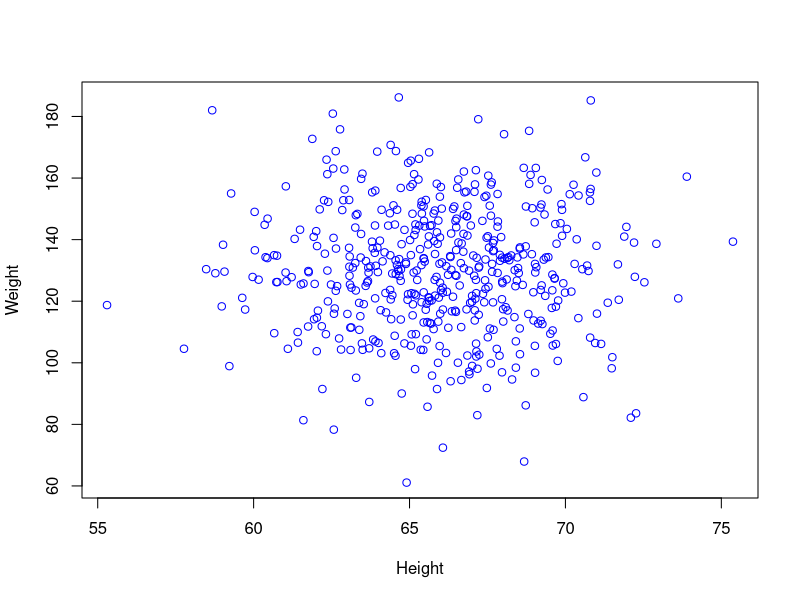
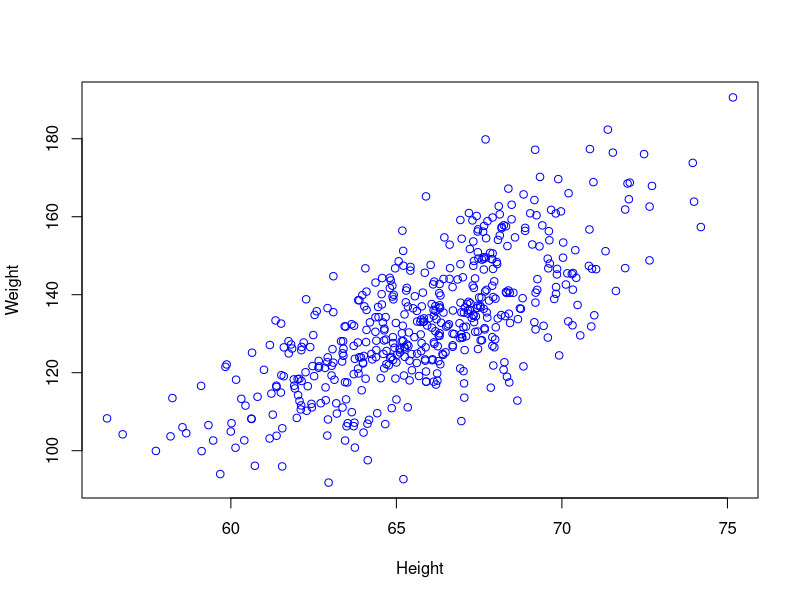

The R script that drew these images, in order:
# GGPLOT2
# READING DATA
# MARKDONW FILES
# SHINY INTERACTIVITY

# more R CLOUD







# Filename?
# Author?
# Date?

#----Text Etc.

#  "Body Mass Index" or "BMI"  concepts:

# Body mass index (BMI) is defined as an individual's body mass divided by the square of his or her height, 
# measured in kilograms/meters squared. A normal BMI ranges from 18.5 to 24.9. Overweight is defined as having 
# a BMI of 25 to 29.9. A BMI equal or greater than 30 is considered obese.

#  BMI = weight / height^2
#  BMI = kilograms / meters^2  
#  BMI = ( pounds / inches^2 ) * 703
#  "healthy BMI" = 18.5 - 24.9
#  "ideal.bmi" (not true) (18.5+24.9)/2 =21.7


#-----Constants

height.mean <- 66
height.sd   <-  3

weight.mean <- 130
weight.sd   <-  20


ideal.bmi <- 21.7
ideal.bmi.sd <- 1.8


N <- 10000

#-----Functions


simHW.1 <- function(N){
  height <- rnorm(N,mean=height.mean,sd=height.sd)
  weight <- rnorm(N,mean=weight.mean,sd=weight.sd)
  as.data.frame(cbind(height,weight))
}


simHW.2 <- function(N){
  height <- rnorm(N,mean=height.mean,sd=height.sd)
  weight <- rnorm(N,ideal.bmi,ideal.bmi.sd) *  height^2  / 703 
  as.data.frame(cbind(height,weight))
}



height_weight_plot <- function(myCol="blue"){
  plot(sim.height,sim.weight,
       xlab="Height",
       ylab="Weight",
       col=myCol)
}


#-----Analysis and Display


simData <- simHW.1(500)

sim.height <- simData$height
sim.weight <- simData$weight

height_weight_plot()


simData <- simHW.2(500)

sim.height <- simData$height
sim.weight <- simData$weight

height_weight_plot()




# BMI.scriptYours
# -"clean up" this code
# suggest better documentation?
# suggest better naming conventions?
# build new function which includes:
#  hieght as an input parameter (since this varies by population group)
#  ideal BMI as an input paramter
#  other cool stuff?









